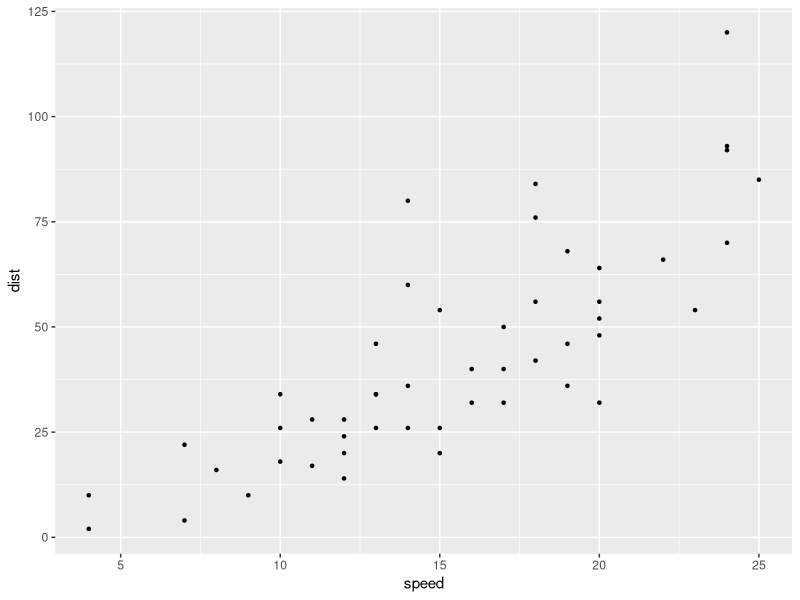

R code for this plot:
## ---- chunk 1
knitr::opts_chunk$set(comment = "#",collapse = TRUE)
## ---- chunk 2
getwd()
## ---- chunk 3
library(ggplot2)
ggplot(cars,aes(x = speed,y = dist)) +
  geom_point(shape = 20)
